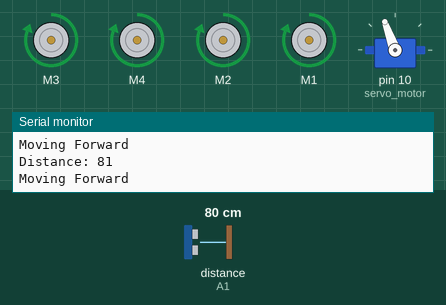
Bench run of a sketch on a simulated Arduino Uno, built with avr-gcc and run on an emulated ATmega328P. Shown: 4 × DC motor (green arrow = forward, orange = backward, longer = faster), servo, the last lines printed to the serial monitor. Inputs (shaded band) come from the test bench; at power-on: distance to the obstacle (sensor on A1) 80 cm. The echo pulse lasts 58.3 µs per cm.

Above: at 1.7 s.
1.8 s: distance to the obstacle (sensor on A1) set to 23 cm
3.3 s: distance to the obstacle (sensor on A1) set to 18 cm
At 3.57 s:
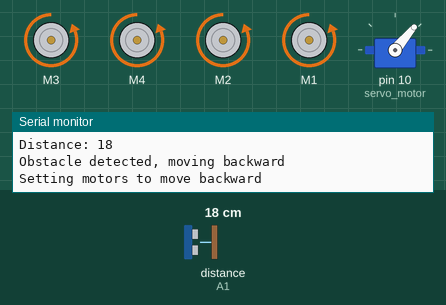
At 4.3 s:
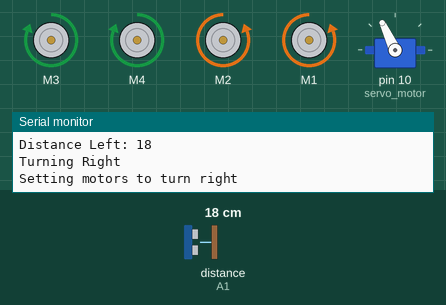
Timing chart, 0 to 12.3 s (numbered marks = the images above; inputs shaded):
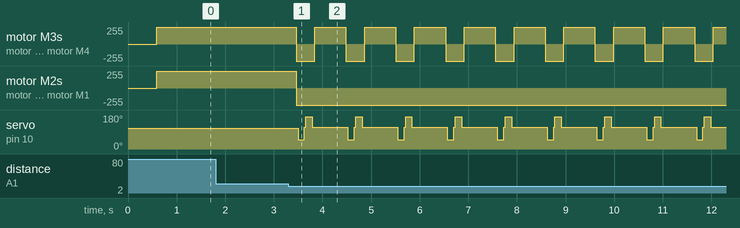

Measured:
- the behaviour switches between 21 and 20 cm on distance to the obstacle (sensor on A1) (found by bisection; images 0 and 1)
- after the input at 3.3 s, motor M3, motor M4: alternates forward 255/255 for 0.64 s and backward 255/255 for 0.38 s, starting after 0.16 s; motor M2, motor M1: forward 255/255 → backward 255/255 after 0.16 s; servo on pin 10 (servo_motor): 110° → 50° after 0.20 s, then repeats every 1.0 s: 115° 0.03 s, 170° 0.13 s, 115° 0.73 s, 50° 0.13 s

The sketch:

objectAvoidRobo.ino
```cpp
//please subscribe our youtube channel for more projects https://www.youtube.com/c/Technicalromboz

#include <AFMotor.h>        // Motor shield library
#include <NewPing.h>        // Ultrasonic sensor function library
#include <Servo.h>          // Servo motor library

// Motor connections
AF_DCMotor leftBackMotor(3);   // M3
AF_DCMotor leftFrontMotor(4);  // M4
AF_DCMotor rightBackMotor(2);  // M2
AF_DCMotor rightFrontMotor(1); // M1

// Sensor pins
#define trig_pin  A2 // Analog input 2
#define echo_pin  A1 // Analog input 1

#define maximum_distance  200
boolean goesForward = false;
int distance = 100;

NewPing sonar(trig_pin, echo_pin, maximum_distance); // Sensor function
Servo servo_motor; // Our servo name

void setup(){
  Serial.begin(9600); // Initialize serial communication for debugging
  // Initialize motors
  leftBackMotor.setSpeed(255);    // Set initial speed (max 255)
  leftFrontMotor.setSpeed(255);
  rightBackMotor.setSpeed(255);
  rightFrontMotor.setSpeed(255);

  servo_motor.attach(10); // Our servo pin (SER1 on the motor shield)

  servo_motor.write(110);
  delay(200);
  distance = readPing();
  delay(10);
  distance = readPing();
  delay(10);
  distance = readPing();
  delay(10);
  distance = readPing();
  delay(10);

  Serial.println("Setup complete");
}

void loop(){
  int distanceRight = 0;
  int distanceLeft = 0;
  delay(50);

  Serial.print("Distance: ");
  Serial.println(distance);

  if (distance <= 20){
    Serial.println("Obstacle detected, moving backward");
    moveBackward();
    delay(40);
    distanceRight = lookRight();
    delay(30);
    distanceLeft = lookLeft();
    delay(30);

    Serial.print("Distance Right: ");
    Serial.println(distanceRight);
    Serial.print("Distance Left: ");
    Serial.println(distanceLeft);

    if (distance >= distanceLeft){
      Serial.println("Turning Right");
      turnRight();
    }
    else{
      Serial.println("Turning Left");
      turnLeft();
    }
  }
  else{
    Serial.println("Moving Forward");
    moveForward();
  }
  distance = readPing();
}

int lookRight(){
  servo_motor.write(50);
  delay(50);
  int distance = readPing();
  delay(10);
  servo_motor.write(115);
  return distance;
}

int lookLeft(){
  servo_motor.write(170);
  delay(50);
  int distance = readPing();
  delay(10);
  servo_motor.write(115);
  return distance;
}

int readPing(){
  delay(70);
  int cm = sonar.ping_cm();
  if (cm == 0){
    cm = 250;
  }
  return cm;
}

void moveForward(){
  if (!goesForward){
    goesForward = true;
    Serial.println("Setting motors to move forward");

    leftBackMotor.run(FORWARD);
    leftFrontMotor.run(FORWARD);
    rightBackMotor.run(FORWARD);
    rightFrontMotor.run(FORWARD);
  }
}

void moveBackward(){
  goesForward = false;
  Serial.println("Setting motors to move backward");

  leftBackMotor.run(BACKWARD);
  leftFrontMotor.run(BACKWARD);
  rightBackMotor.run(BACKWARD);
  rightFrontMotor.run(BACKWARD);
}

void turnRight(){
  Serial.println("Setting motors to turn right");

  leftBackMotor.run(FORWARD);
  leftFrontMotor.run(FORWARD);
  rightBackMotor.run(BACKWARD);
  rightFrontMotor.run(BACKWARD);

  delay(500);
}

void turnLeft(){
  Serial.println("Setting motors to turn left");

  leftBackMotor.run(BACKWARD);
  leftFrontMotor.run(BACKWARD);
  rightBackMotor.run(FORWARD);
  rightFrontMotor.run(FORWARD);

  delay(50);
}
```
